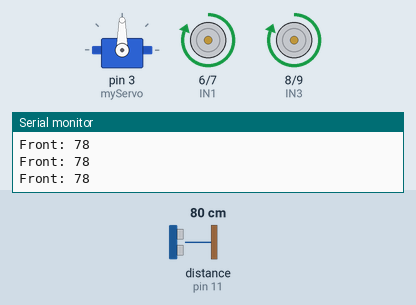
A sketch run on a simulated Arduino Uno, built with avr-gcc and run on an emulated ATmega328P. Shown: servo, motor-driver pin pairs drawn as motors (green arrow = first pin HIGH = forward, orange = second pin HIGH = backward, longer = more drive), the last lines printed to the serial monitor. Wiring (inferred from the names in the program): ultrasonic range finder: trigger pin 10; echo pin 11. The inputs (shaded band) are chosen by the test bench; at power-on: distance to the obstacle (sensor on pin 11) 80 cm. The echo pulse lasts 58.3 µs per cm.

Above: at 2.2 s.
2.3 s: distance to the obstacle (sensor on pin 11) set to 38 cm
5.3 s: distance to the obstacle (sensor on pin 11) set to 33 cm
At 6.3 s:
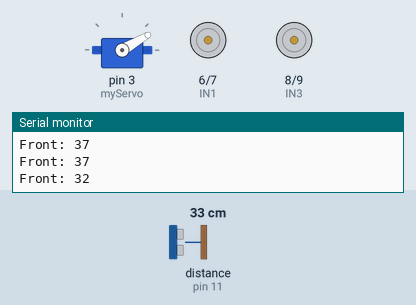
At 7.8 s:
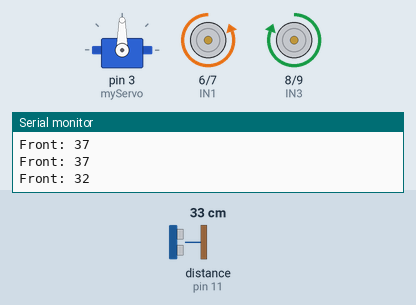
8.3 s: distance to the obstacle (sensor on pin 11) set to 250 cm
11.3 s: distance to the obstacle (sensor on pin 11) set to 2 cm
At 13.8 s:
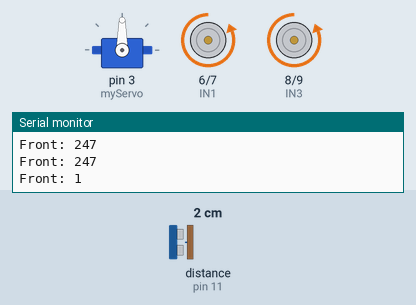
Timing chart, 0 to 30.9 s (numbered marks = the images above; inputs shaded):
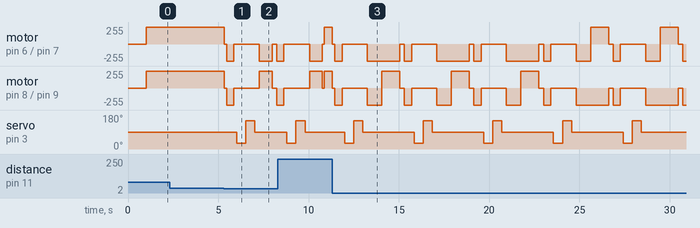

Measured:
- the behaviour switches between 36 and 35 cm on distance to the obstacle (sensor on pin 11) (found by bisection; images 0 and 1)

The sketch:

Obstacle_Avoiding_Car.ino
```cpp
#include <Servo.h>

Servo myServo;

// ======================
// ULTRASONIC PINS
// ======================

#define trigPin 10
#define echoPin 11

// ======================
// MOTOR PINS
// ======================

#define IN1 6
#define IN2 7
#define IN3 8
#define IN4 9

// ======================
// VARIABLES
// ======================

long duration;
int distance;

// Memory system
String lastTurn = "NONE";

unsigned long turnMemoryTime = 0;

// ======================
// SETUP
// ======================

void setup() {

  Serial.begin(9600);

  // Ultrasonic
  pinMode(trigPin, OUTPUT);
  pinMode(echoPin, INPUT);

  // Motors
  pinMode(IN1, OUTPUT);
  pinMode(IN2, OUTPUT);

  pinMode(IN3, OUTPUT);
  pinMode(IN4, OUTPUT);

  // Servo
  myServo.attach(3);

  // Center servo
  myServo.write(90);

  delay(1000);
}

// ======================
// MAIN LOOP
// ======================

void loop() {

  // Forget old turn after 10 seconds
  if (millis() - turnMemoryTime > 10000) {

    lastTurn = "NONE";
  }

  // Move forward normally
  moveForward();

  // Check front distance
  distance = getDistance();

  Serial.print("Front: ");
  Serial.println(distance);

  // ======================
  // OBSTACLE DETECTED
  // ======================

  if (distance < 35) {

    stopCar();
    delay(150);

    // Move back slightly
    moveBackward();
    delay(400);

    stopCar();
    delay(150);

    // ======================
    // LOOK RIGHT
    // ======================

    myServo.write(30);
    delay(500);

    int rightDistance = getDistance();

    // ======================
    // LOOK LEFT
    // ======================

    myServo.write(150);
    delay(500);

    int leftDistance = getDistance();

    // Center servo
    myServo.write(90);
    delay(250);

    // ======================
    // DEAD END
    // ======================

    if (rightDistance < 25 && leftDistance < 25) {

      moveBackward();
      delay(800);

      // Continue previous direction
      if (lastTurn == "LEFT") {

        turnLeft();
        delay(1000);
      }

      else {

        turnRight();
        delay(1000);
      }
    }

    // ======================
    // TURN RIGHT
    // ======================

    else if (
      rightDistance > leftDistance &&
      lastTurn != "LEFT"
    ) {

      turnRight();
      delay(700);

      // Save memory
      lastTurn = "RIGHT";
      turnMemoryTime = millis();
    }

    // ======================
    // TURN LEFT
    // ======================

    else {

      turnLeft();
      delay(700);

      // Save memory
      lastTurn = "LEFT";
      turnMemoryTime = millis();
    }

    stopCar();
    delay(100);
  }
}

// ======================
// DISTANCE FUNCTION
// ======================

int getDistance() {

  digitalWrite(trigPin, LOW);
  delayMicroseconds(2);

  digitalWrite(trigPin, HIGH);
  delayMicroseconds(10);

  digitalWrite(trigPin, LOW);

  duration = pulseIn(echoPin, HIGH, 30000);

  distance = duration * 0.034 / 2;

  // Ignore bad readings
  if (distance == 0) {

    distance = 250;
  }

  return distance;
}

// ======================
// MOVE FORWARD
// ======================

void moveForward() {

  digitalWrite(IN1, HIGH);
  digitalWrite(IN2, LOW);

  digitalWrite(IN3, HIGH);
  digitalWrite(IN4, LOW);
}

// ======================
// MOVE BACKWARD
// ======================

void moveBackward() {

  digitalWrite(IN1, LOW);
  digitalWrite(IN2, HIGH);

  digitalWrite(IN3, LOW);
  digitalWrite(IN4, HIGH);
}

// ======================
// STOP
// ======================

void stopCar() {

  digitalWrite(IN1, LOW);
  digitalWrite(IN2, LOW);

  digitalWrite(IN3, LOW);
  digitalWrite(IN4, LOW);
}

// ======================
// TURN RIGHT
// ======================

void turnRight() {

  digitalWrite(IN1, HIGH);
  digitalWrite(IN2, LOW);

  digitalWrite(IN3, LOW);
  digitalWrite(IN4, HIGH);
}

// ======================
// TURN LEFT
// ======================

void turnLeft() {

  digitalWrite(IN1, LOW);
  digitalWrite(IN2, HIGH);

  digitalWrite(IN3, HIGH);
  digitalWrite(IN4, LOW);
}
```
